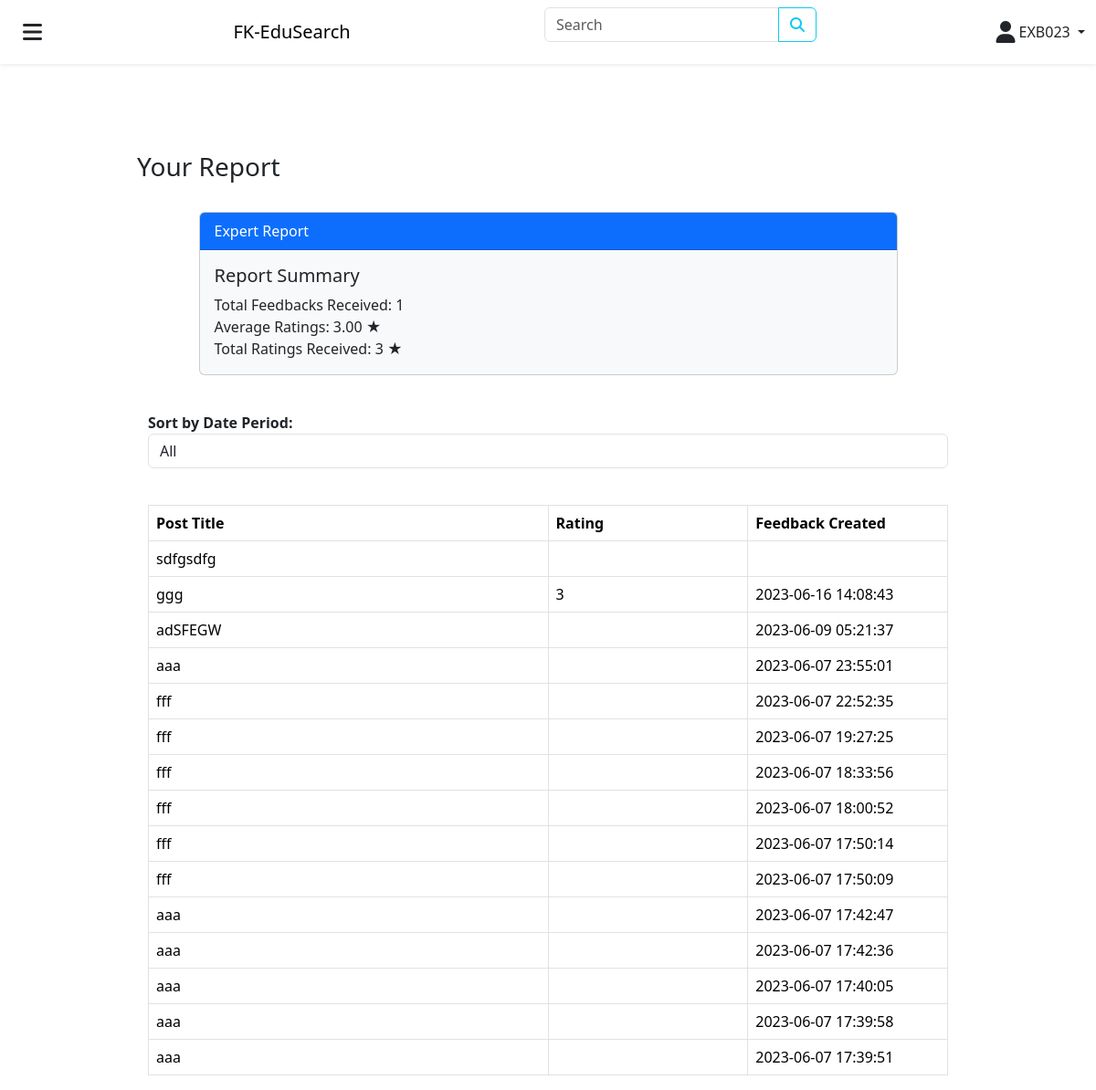
Screenshot of /expertStatistics.php (signed in) with the database file from the repository.
### tables this page shows
CREATE TABLE `feedback` (
  `FeedbackID` bigint(255) NOT NULL,
  `PostID` bigint(255) NOT NULL,
  `ExpertID` varchar(10) NOT NULL,
  `ExpertFeedback` varchar(255) NOT NULL,
  `UserRating` tinyint(1) NOT NULL,
  `UserFeedback` varchar(255) NOT NULL,
  `FeedbackCreated` timestamp NOT NULL DEFAULT current_timestamp()
);

CREATE TABLE `post` (
  `PostID` bigint(255) NOT NULL,
  `UserID` bigint(255) NOT NULL,
  `PostStatus` varchar(9) NOT NULL,
  `PostTitle` varchar(25) NOT NULL,
  `PostContent` varchar(255) NOT NULL,
  `PostCategory` varchar(25) NOT NULL,
  `ExpertID` varchar(10) NOT NULL,
  `PostCreated` timestamp NOT NULL DEFAULT current_timestamp(),
  `PostUpdated` timestamp NOT NULL DEFAULT current_timestamp() ON UPDATE current_timestamp()
);

CREATE TABLE `rating` (
  `RatingID` bigint(255) NOT NULL,
  `PostID` bigint(255) NOT NULL,
  `UserID` bigint(255) NOT NULL,
  `ExpertID` varchar(10) NOT NULL,
  `UserRating` tinyint(1) NOT NULL,
  `UserFeedback` varchar(255) NOT NULL
);

### controllers/CountRatingController.php (called while the page is built, shortened)
<?php
require './config/db.php';
try {
    $userId = $_SESSION['user_id'];
    $query = "SELECT SUM(UserRating) AS TotalRating, COUNT(UserRating) AS RatingCount FROM rating WHERE ExpertID IN (SELECT ExpertID FROM user WHERE UserID = :userId)";
    $stmt = $conn->prepare($query);
    $stmt->bindParam(':userId', $userId);
    $stmt->execute();
    $result = $stmt->fetch(PDO::FETCH_ASSOC);
    $totalRating = $result['TotalRating'];
    $ratingCount = $result['RatingCount'];
    $query = "SELECT COUNT(*) AS TotalRows FROM rating WHERE ExpertID IN (SELECT ExpertID FROM user WHERE UserID = :userId)";
    $stmt = $conn->prepare($query);
    $stmt->bindParam(':userId', $userId);
    $stmt->execute();
    $result = $stmt->fetch(PDO::FETCH_ASSOC);
    $totalRows = $result['TotalRows'];
    $averageRating = ($ratingCount > 0) ? $totalRating / $totalRows : 0;
    $averageUserRating = number_format($averageRating, 2);
    $totalDataRows = $totalRows;
} catch (PDOException $e) {
    echo "Database Error: " . $e->getMessage();
}

### controllers/ExpertReportController.php (called while the page is built)
<?php
require './config/db.php';
try {
    $query = "SELECT post.PostID, post.PostTitle, rating.UserRating, feedback.FeedbackCreated
    FROM post
    INNER JOIN user ON post.ExpertID = user.ExpertID
    LEFT JOIN rating ON post.PostID = rating.PostID
    LEFT JOIN feedback ON post.PostID = feedback.PostID
    WHERE user.UserID = :userId
    ORDER BY post.PostID DESC";
    $stmt = $conn->prepare($query);
    $stmt->bindParam(':userId', $_SESSION['user_id']);
    $stmt->execute();
    $postData = $stmt->fetchAll(PDO::FETCH_ASSOC);
} catch (PDOException $e) {
    echo "Database Error: " . $e->getMessage();
}

### expertStatistics.php (the view, shortened to what this page needs)
<?php
require "./controllers/CountRatingController.php";
require "./controllers/ExpertReportController.php";
?>
<!DOCTYPE html>
<html lang="en">
<head>
	<link rel="stylesheet" href="./node_modules/bootstrap/dist/css/bootstrap.min.css">
	<link rel="stylesheet" href="./node_modules/@fortawesome/fontawesome-free/css/all.min.css">
</head>
<body>
	<?php require "layouts/navbar.php" ?>
	<div class="">
		<div class="col-9 mx-auto" style="margin-right: 0;">
			<div>
				<h3>Your Report</h3>
				<br>
			</div>
			<div class="d-flex justify-content-center">
				<div class="card bg-light mb-3" style="width: 85%;">
					<div class="card-header bg-primary text-white">Expert Report</div>
					<div class="card-body">
						<h5 class="card-title">Report Summary</h5>
						<p class="card-text">
							<span>Total Feedbacks Received: <span id="totalResponses"><?php echo $totalDataRows; ?></span></span>
							<br>
							<span>Average Ratings: <span id="averageRatings"><?php echo $averageUserRating; ?></span> ★</span>
							<br>
							<span>Total Ratings Received: <span id="totalRatings"><?php echo $totalRating; ?></span> ★</span>
						</p>
					</div>
				</div>
			</div>
			<br>
			<div class="container">
				<div class="row">
					<div class="col-md-12">
						<form class="form-inline">
							<div class="form-group">
								<label for="sort-period"><b>Sort by Date Period:</b></label>
								<select class="form-control" id="sort-period" onchange="filterTableByDate()">
									<option value="all">All</option>
								</select>
							</div>
						</form>
					</div>
				</div>
				<br>
				<div class="row">
					<div class="col-md-12">
						<table class="table table-bordered">
							<thead>
								<tr>
									<th>Post Title</th>
									<th>Rating</th>
									<th>Feedback Created</th>
								</tr>
							</thead>
							<tbody id="table-body">
								<?php foreach ($postData as $post) { ?>
									<tr>
										<td id="PostTitle"><?php echo $post['PostTitle']; ?></a></td>
										<td id="Rating"><?php echo $post['UserRating']; ?></td>
										<td id="FeedbackCreated"><?php echo $post['FeedbackCreated']; ?></td>
									</tr>
								<?php } ?>
							</tbody>
						</table>
					</div>
				</div>
			</div>
		</div>
	</div>
</body>
</html>

### expertStatistics.php (style rules this page uses)
.table th:nth-child(1), .table td:nth-child(1) { width: 50%; }
.table th:nth-child(2), .table td:nth-child(2), .table th:nth-child(3), .table td:nth-child(3) { width: 25%; }

### rows the page displays
feedback: PostID.PostTitle "adSFEGW", FeedbackCreated "2023-06-09 05:21:37"
feedback: PostID.PostTitle "fff", FeedbackCreated "2023-06-07 17:50:09"
feedback: PostID.PostTitle "fff", FeedbackCreated "2023-06-07 17:50:14"
feedback: PostID.PostTitle "fff", FeedbackCreated "2023-06-07 18:00:52"
feedback: PostID.PostTitle "fff", FeedbackCreated "2023-06-07 18:33:56"
feedback: PostID.PostTitle "fff", FeedbackCreated "2023-06-07 19:27:25"
feedback: PostID.PostTitle "fff", FeedbackCreated "2023-06-07 22:52:35"
feedback: PostID.PostTitle "aaa", FeedbackCreated "2023-06-07 17:39:51"
feedback: PostID.PostTitle "aaa", FeedbackCreated "2023-06-07 17:39:58"
feedback: PostID.PostTitle "aaa", FeedbackCreated "2023-06-07 17:40:05"
feedback: PostID.PostTitle "aaa", FeedbackCreated "2023-06-07 17:42:36"
feedback: PostID.PostTitle "aaa", FeedbackCreated "2023-06-07 17:42:47"
feedback: PostID.PostTitle "aaa", FeedbackCreated "2023-06-07 23:55:01"
post: PostTitle "ggg", rating.UserRating "3", feedback.FeedbackCreated "2023-06-16 14:08:43"
post: PostTitle "sdfgsdfg"

### other values shown
$_SESSION["id"] "EXB023"
$totalDataRows "1"
$averageUserRating "3.00"
$totalRating "3"
